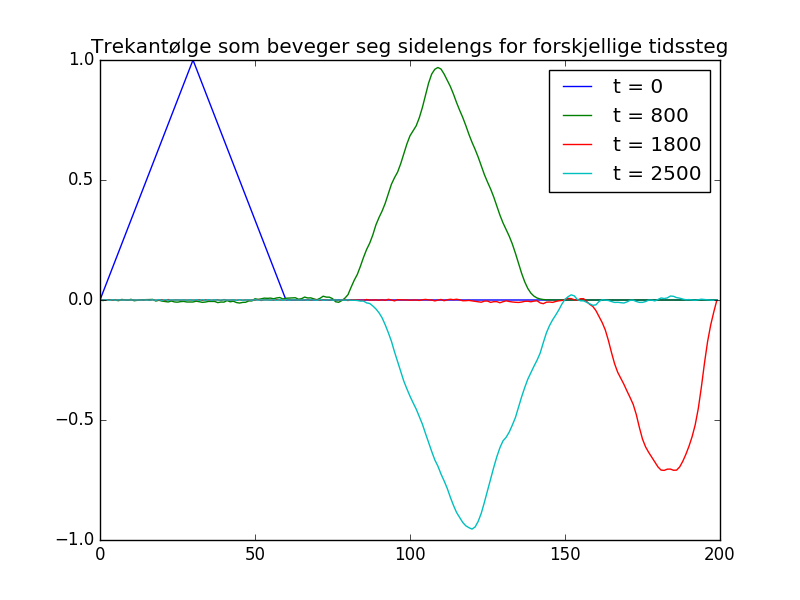

This figure's Python source:
import numpy as np
import matplotlib.pyplot as plt
import matplotlib.animation as an

# Number of mass points
N = 200

# All mass points have the same mass (except endpoints):
m = 0.02*np.ones(N) # kg
m[0] = m[-1] = 1.

# Spring stiffness / constant
k = 10*np.ones(N) # kg/s^2

vB = np.sqrt(k[10]/m[10])

wave_length = N/3.5
frequency = vB/wave_length
period = 1./frequency

t_max = 10*period

print("Propagation speed: ", vB)
print("Frequency: ", frequency)

# Length of time step
dt = 0.1*np.sqrt(m[10]/k[10]) # s
numberOfTimeSteps = int(t_max/dt) + 1
print("t_max: ", t_max)
print("Time steps: ", numberOfTimeSteps)

# Matrix of the fluctuations of the string (for time and x values)
# End points are zero due to reflecting edges.
y = np.zeros([N,numberOfTimeSteps])

# Set the initial conditions, t = 0 and 
for i in range(N):
    if 1 <= i <= 30:
        y[i,0] = i/30.
    elif 31 <= i <= 60:
        y[i,0] = (60. - i)/30.
    else:
        y[i,0] = 0


        
for i in range(N):
    if 0 <= i <= 29:
        y[i,-1] = y[i,0] + 1/30.*dt*vB
    elif 30 <= i <= 59:
        y[i,-1] = y[i,0] - 1/30.*dt*vB
    else:
        y[i,-1] = y[i,0]




# fig = plt.figure()
# images = []

for j in range(numberOfTimeSteps-1):
    for i in range(1,N-1):

        F_left = -k[i-1]*(y[i,j] - y[i-1,j])
        F_right = -k[i]*(y[i,j] - y[i+1,j])
        F_i = F_left + F_right

        y[i,j+1] = F_i*dt**2/m[i] + 2*y[i,j] - y[i,j-1]
    
    # images.append(plt.plot(y[:,j+1], "-b"))

plt.title("Trekantølge som beveger seg sidelengs for forskjellige tidssteg")
plt.plot(y[:,0])
plt.plot(y[:,800])
plt.plot(y[:,1800])
plt.plot(y[:,2500])
plt.legend(["t = 0", "t = 800", "t = 1800", "t = 2500"])
plt.xlabel("")
plt.savefig("problem8.png")
plt.show()

# theanimation = an.ArtistAnimation(fig, images, interval=10)
# plt.show()
